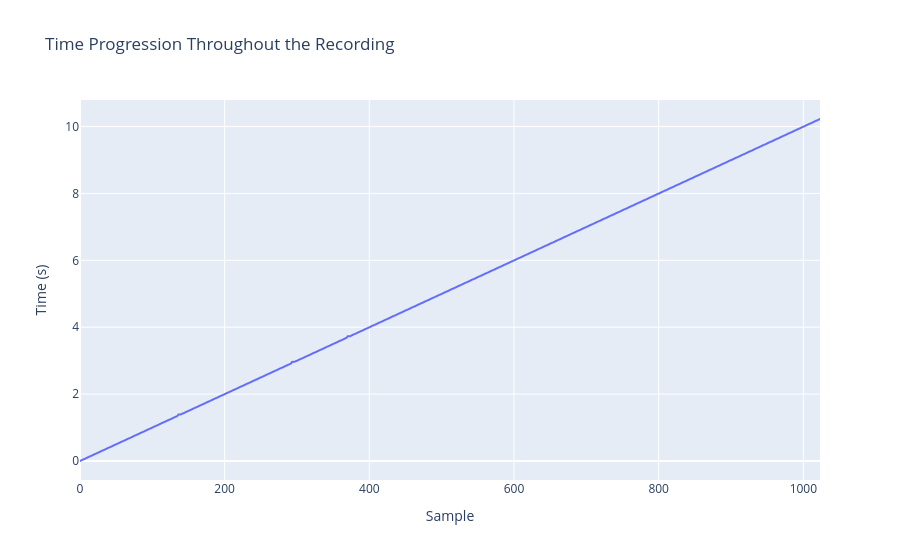

The notebook cell saved with this chart:
### Code cell
#4.6 Time Progression
fig = px.line(
    x=range(len(signal)),
    y=signal["time"],
    labels={
        "x": "Sample",
        "y": "Time (s)"
    },
    title="Time Progression Throughout the Recording"
)

fig.show()

### Figure 1 — Plotly figure (JSON) as saved in the notebook; plotly's stock layout.template omitted (floating-point values rounded to 4 significant figures; data arrays with more than 128 entries replaced by an {"elided": "..."} marker saying what was removed)
{"data": [{"hovertemplate": "Sample=%{x}<br>Time (s)=%{y}<extra></extra>", "legendgroup": "", "line": {"color": "#636efa", "dash": "solid"}, "marker": {"symbol": "circle"}, "mode": "lines", "name": "", "showlegend": false, "type": "scattergl", "x": {"elided": "1024 int values"}, "xaxis": "x", "y": {"elided": "1024 float values"}, "yaxis": "y"}], "layout": {"legend": {"tracegroupgap": 0}, "title": {"text": "Time Progression Throughout the Recording"}, "xaxis": {"anchor": "y", "domain": [0, 1], "title": {"text": "Sample"}}, "yaxis": {"anchor": "x", "domain": [0, 1], "title": {"text": "Time (s)"}}}}
